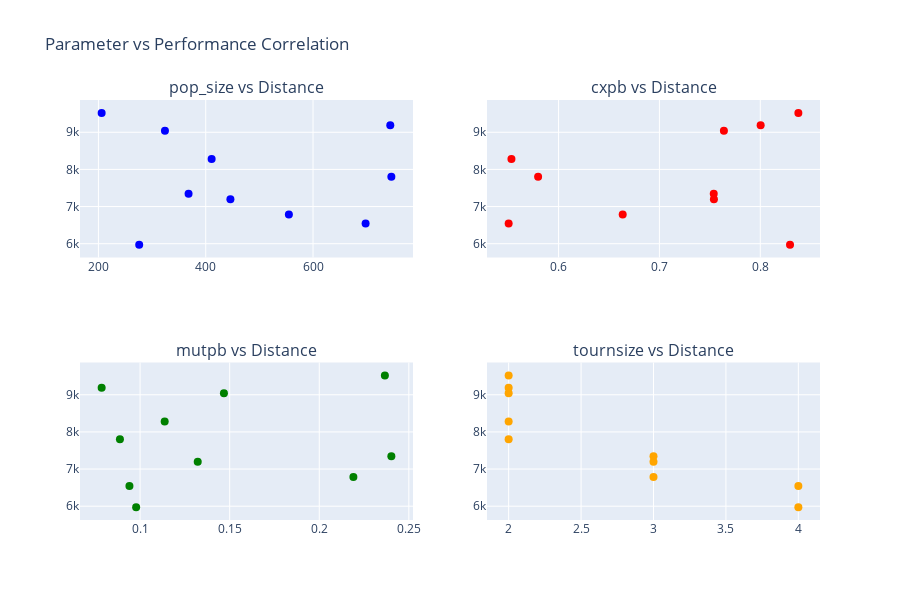

The cell this chart's notebook holds for it:
### Code cell
# Plot parameter correlation
fig = plot_parameter_correlation(tuning_results)
fig.show()

### Figure 1 — Plotly figure (JSON) as saved in the notebook; plotly's stock layout.template omitted (floating-point values rounded to 4 significant figures)
{"data": [{"marker": {"color": "blue", "size": 8}, "mode": "markers", "name": "pop_size", "type": "scatter", "x": [324, 746, 698, 206, 411, 744, 368, 276, 446, 555], "xaxis": "x", "y": [9044.0, 7801.0, 6545.0, 9522.0, 8280.0, 9192.0, 7343.0, 5975.0, 7195.0, 6783.0], "yaxis": "y"}, {"marker": {"color": "red", "size": 8}, "mode": "markers", "name": "cxpb", "type": "scatter", "x": [0.7639, 0.5797, 0.5505, 0.8377, 0.5533, 0.8003, 0.7538, 0.8295, 0.754, 0.6636], "xaxis": "x2", "y": [9044.0, 7801.0, 6545.0, 9522.0, 8280.0, 9192.0, 7343.0, 5975.0, 7195.0, 6783.0], "yaxis": "y2"}, {"marker": {"color": "green", "size": 8}, "mode": "markers", "name": "mutpb", "type": "scatter", "x": [0.1468, 0.08875, 0.09406, 0.2366, 0.1137, 0.07855, 0.2402, 0.09781, 0.1322, 0.2191], "xaxis": "x3", "y": [9044.0, 7801.0, 6545.0, 9522.0, 8280.0, 9192.0, 7343.0, 5975.0, 7195.0, 6783.0], "yaxis": "y3"}, {"marker": {"color": "orange", "size": 8}, "mode": "markers", "name": "tournsize", "type": "scatter", "x": [2, 2, 4, 2, 2, 2, 3, 4, 3, 3], "xaxis": "x4", "y": [9044.0, 7801.0, 6545.0, 9522.0, 8280.0, 9192.0, 7343.0, 5975.0, 7195.0, 6783.0], "yaxis": "y4"}], "layout": {"annotations": [{"font": {"size": 16}, "showarrow": false, "text": "pop_size vs Distance", "x": 0.225, "xanchor": "center", "xref": "paper", "y": 1, "yanchor": "bottom", "yref": "paper"}, {"font": {"size": 16}, "showarrow": false, "text": "cxpb vs Distance", "x": 0.775, "xanchor": "center", "xref": "paper", "y": 1, "yanchor": "bottom", "yref": "paper"}, {"font": {"size": 16}, "showarrow": false, "text": "mutpb vs Distance", "x": 0.225, "xanchor": "center", "xref": "paper", "y": 0.375, "yanchor": "bottom", "yref": "paper"}, {"font": {"size": 16}, "showarrow": false, "text": "tournsize vs Distance", "x": 0.775, "xanchor": "center", "xref": "paper", "y": 0.375, "yanchor": "bottom", "yref": "paper"}], "height": 600, "showlegend": false, "title": {"text": "Parameter vs Performance Correlation"}, "width": 900, "xaxis": {"anchor": "y", "domain": [0, 0.45]}, "xaxis2": {"anchor": "y2", "domain": [0.55, 1]}, "xaxis3": {"anchor": "y3", "domain": [0, 0.45]}, "xaxis4": {"anchor": "y4", "domain": [0.55, 1]}, "yaxis": {"anchor": "x", "domain": [0.625, 1]}, "yaxis2": {"anchor": "x2", "domain": [0.625, 1]}, "yaxis3": {"anchor": "x3", "domain": [0, 0.375]}, "yaxis4": {"anchor": "x4", "domain": [0, 0.375]}}}
